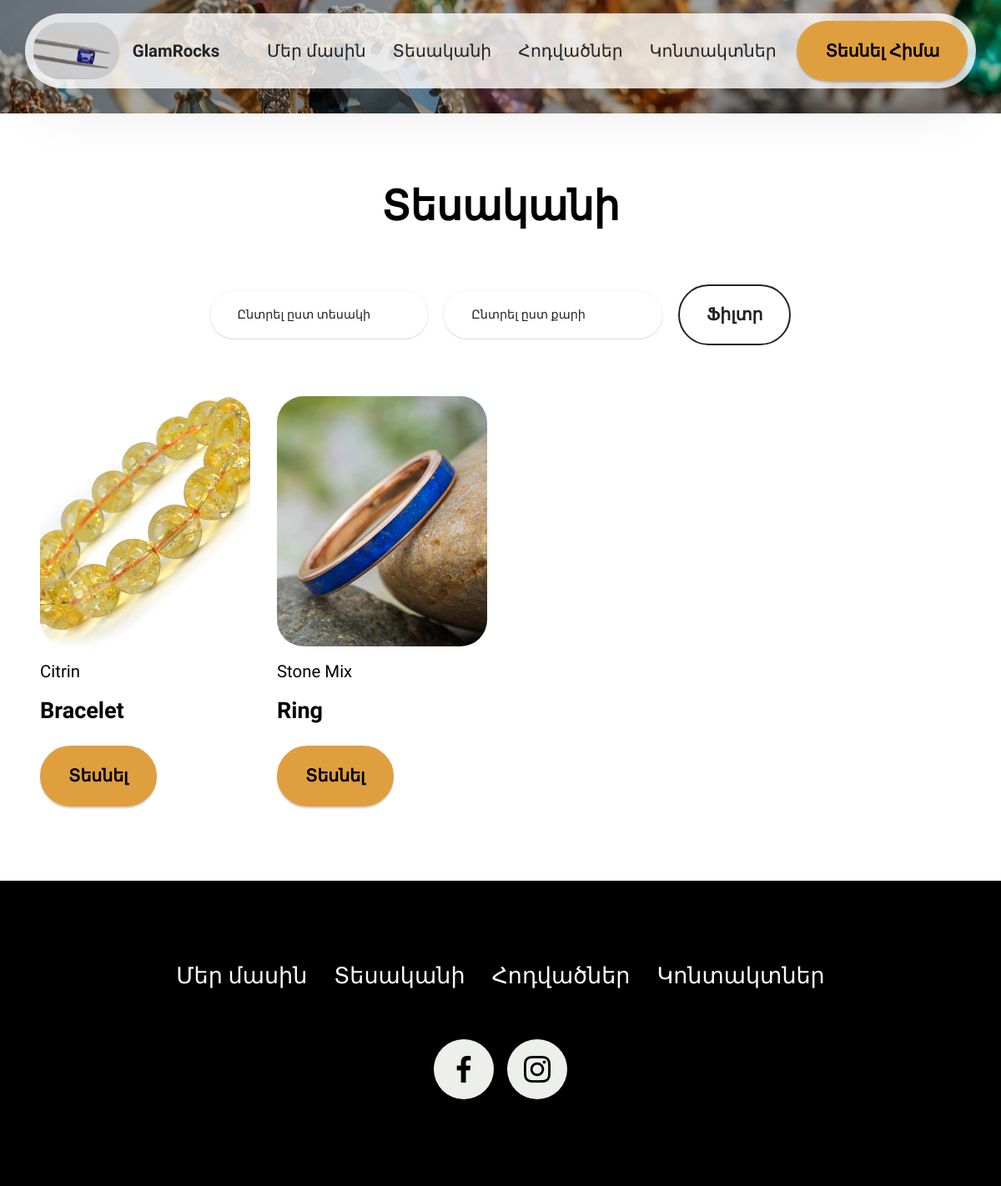
Before: /product/ with the older database file.
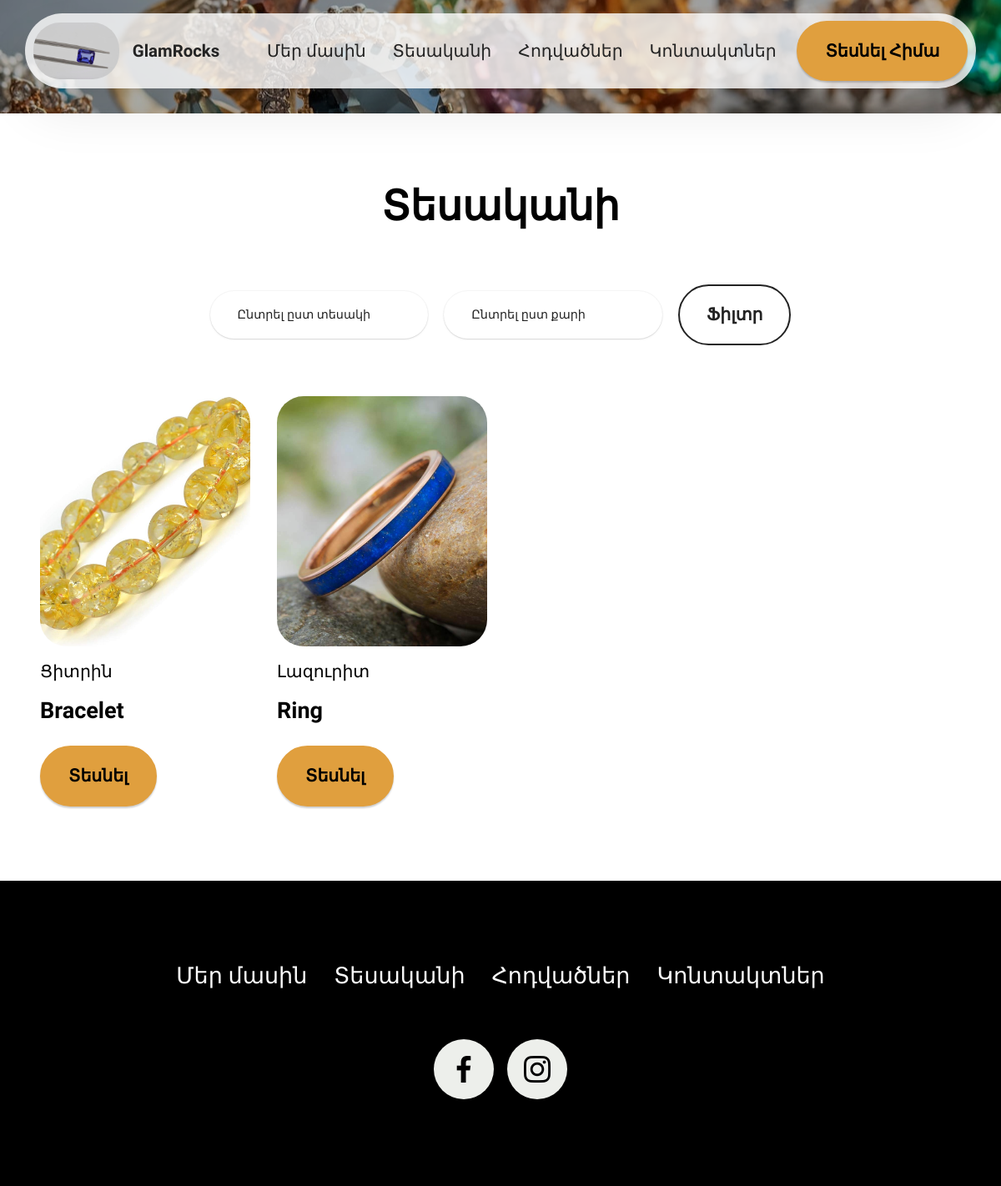
After: the same page with the newer database file.
### store/models.py (models this page shows, shortened)
class Product(models.Model):
    title = models.CharField(max_length=200, verbose_name='Название')
    pub_date = models.DateTimeField(auto_now_add=True)
    body = models.TextField(verbose_name='Описание')
    image = models.ImageField(upload_to='store/products', verbose_name='Изображение')
    price = models.DecimalField(max_digits=6, decimal_places=2, default=0.00, verbose_name='Цена')
    CATEGORY_CHOICES = [
        ('bracelets', 'Բրասլետներ'),
        ('rings', 'Մատանիներ'),
        ('earrings', 'Ականջօղներ'),
        ('necklaces', 'Վզնոցներ'),
        ('colognes', 'Կուլոններ'),
        ('men', 'Տղամարդկանց համար'),
        ('other', 'Այլ')
    ]
    category = models.CharField(max_length=20, choices=CATEGORY_CHOICES, default='other', verbose_name='Категория')
    tag = models.CharField(max_length=30, default='քարեր', verbose_name='Тег')
    class Meta:
        verbose_name = "Продукт"
        verbose_name_plural = "Продукты"

### store/views.py (the view)
# urls.py: path('product/', views.products, name='products'),
def products(request):
    category = request.GET.get('category')
    tag = request.GET.get('tag')
    if category and tag:
        products = Product.objects.filter(category=category, tag=tag)
    elif category:
        products = Product.objects.filter(category=category)
    elif tag:
        products = Product.objects.filter(tag=tag)
    else:
        products = Product.objects.all()
    categories = Product.CATEGORY_CHOICES
    tags = Product.objects.values('tag').distinct()
    return render(request, 'store/products.html', {'products': products, 'categories': categories, 'tags': tags})

### templates/store/products.html (shortened to what this page needs)
{% extends 'store/base.html' %}
{% load static %}
{% block content %}
{% include 'store/header_secondary.html' %}
<section class="blog-2 cid-tZQRXE9pSn" id="blog-2-tZQRXE9pSn">
    <div class="container-fluid">
        <div class="row justify-content-center mb-5">
            <div class="col-12 content-head">
                <div class="mbr-section-head">
                    <h4 class="mbr-section-title mbr-fonts-style align-center mb-0 display-2">
                        <strong>Տեսականի</strong>
                    </h4>
                </div>
            </div>
        </div>
        <div class="container">
            <form method="GET" action="{% url 'products' %}">
                <div class="row align-items-center justify-content-center mb-5"">
                    <div class="col-sm-3 my-1">
                        <select class="form-control small-text" name="category">
                            <option selected value="">Ընտրել ըստ տեսակի</option>
                        </select>
                    </div>
                    <div class="col-sm-3 my-1">
                        <select class="form-control small-text" name="tag">
                            <option selected value="">Ընտրել ըստ քարի</option>
                        </select>
                    </div>
                    <div class="mbr-section-btn col-md-auto my-1">"
                        <button class="btn btn-black-outline display-7" type="submit">Ֆիլտր</button>
                    </div>
            </form>
        </div>
        <div class="row">
            {% for product in products %}
            <div class="item features-image col-12 col-md-6 col-lg-3 active">
                <div class="item-wrapper">
                    <div class="item-img mb-3">
                        <img src="{{ product.image.url }}">
                    </div>
                    <div class="item-content align-left">
                        <h5 class="item-title mbr-fonts-style mt-0 mb-3 display-7">
                            {{ product.tag }}
                        </h5>
                        <h6 class="item-subtitle mbr-fonts-style mb-3 display-5">
                            <strong>{{ product.title }}</strong>
                        </h6>
                        <div class="mbr-section-btn item-footer">
                            <a href="{% url 'product' product.id %}" class="btn item-btn btn-primary display-7">
                                Տեսնել
                            </a>
                        </div>
                    </div>
                </div>
            </div>
            {% endfor %}
        </div>
    </div>
</section>
{% endblock %}

### templates/store/base.html (shortened to what this page needs)
{% load static %}
<!DOCTYPE html>
<html xmlns="http://www.w3.org/1999/html">
<head>
  <link rel="stylesheet" href="{% static 'store/css/web/assets/mobirise-icons2/mobirise2.css' %}">
  <link rel="stylesheet" href="{% static 'store/css/parallax/jarallax.css' %}">
  <link rel="stylesheet" href="{% static 'store/css/bootstrap/css/bootstrap.min.css' %}">
  <link rel="stylesheet" href="{% static 'store/css/bootstrap/css/bootstrap-grid.min.css' %}">
  <link rel="stylesheet" href="{% static 'store/css/bootstrap/css/bootstrap-reboot.min.css' %}">
  <link rel="stylesheet" href="{% static 'store/css/dropdown/css/style.css' %}">
  <link rel="stylesheet" href="{% static 'store/css/socicon/css/styles.css' %}">
  <link rel="stylesheet" href="{% static 'store/css/animatecss/animate.css' %}">
  <link rel="stylesheet" href="{% static 'store/css/theme/css/style.css' %}">
  <link rel="preload" as="style" href="{% static 'store/css/mobirise/css/additional.css' %}"><link rel="stylesheet" href="{% static 'store/css/mobirise/css/additional.css' %}" type="text/css">
</head>
</body>
{% block content %}{% endblock %}
</body>
<section class="footer3 cid-tZQRXEbqJ1" once="footers" id="footer-3-tZQRXEbqJ1">
    <div class="container">
        <div class="row">
            <div class="row-links">
                <ul class="header-menu">
                <li class="header-menu-item mbr-fonts-style display-5">
                    <a href="{% url 'about' %}" class="text-white">Մեր մասին</a>
                  </li><li class="header-menu-item mbr-fonts-style display-5">
                    <a href="{% url 'products' %}" class="text-white">Տեսականի</a>
                  </li><li class="header-menu-item mbr-fonts-style display-5">
                    <a href="{% url 'blog' %}" class="text-white">Հոդվածներ</a>
                  </li></li><li class="header-menu-item mbr-fonts-style display-5">
                    {% if request.path == '/' %}
                    <a onclick=document.getElementById("contacts-2-tZQRXEaU4n").scrollIntoView() class="text-white">Կոնտակտներ</a>
                    {% else %}
                    <a onclick="goHomeAndScroll()" class="text-white">Կոնտակտներ</a>
                    {% endif %}
                  </li></ul>
              </div>
            <div class="col-12 mt-4">
                <div class="social-row">
                    <div class="soc-item">
                        <a href="#" target="_blank">
                            <span class="mbr-iconfont socicon socicon-facebook display-7"></span>
                        </a>
                    </div>
                    <div class="soc-item">
                        <a href="#" target="_blank">
                            <span class="mbr-iconfont socicon-instagram socicon"></span>
                        </a>
                    </div>
                </div>
            </div>
        </div>
    </div>
</section>
</html>

### templates/store/header_secondary.html (shortened to what this page needs)
{% load static %}
{% include 'store/navbar.html' %}
<section class="header16 cid-tZQRXE6Suz mbr-fullscreen mbr-parallax-background" id="hero-17-tZQRXE6Suz">
  <div class="mbr-overlay" style="opacity: 0.3; background-color: rgb(0, 0, 0);"></div>
</section>

### templates/store/navbar.html (shortened to what this page needs)
{% load static %}
<section class="menu menu2 cid-tZQRXE48wG" once="menu" id="menu-5-tZQRXE48wG">
  <nav class="navbar navbar-dropdown navbar-fixed-top navbar-expand-lg">
    <div class="container">
      <div class="navbar-brand">
        <span class="navbar-logo">
					<a href="{% url 'home' %}">
						<img src="{% static 'store/img/photo-1605821771565-35e0d046a2fb.jpeg' %}" style="height: 4.3rem;">
					</a>
				</span>
				<span class="navbar-caption-wrap">
          <a class="navbar-caption text-black display-4" href="{% url 'home' %}">GlamRocks</a>
        </span>
      </div>
      <div class="collapse navbar-collapse" id="navbarSupportedContent">
        <ul class="navbar-nav nav-dropdown" data-app-modern-menu="true">
          <li class="nav-item">
            <a class="nav-link link text-black display-4" href="{% url 'about' %}"
              aria-expanded="false">Մեր մասին</a>
          </li>
          <li class="nav-item">
            <a class="nav-link link text-black display-4" href="{% url 'products' %}">Տեսականի</a>
          </li>
          <li class="nav-item">
            <a class="nav-link link text-black display-4" href="{% url 'blog' %}"
              aria-expanded="false">Հոդվածներ</a>
          </li>
          <li class="nav-item">
            {% if request.path == '/' %}
            <a class="nav-link link text-black display-4" onclick=document.getElementById("contacts-2-tZQRXEaU4n").scrollIntoView()
              aria-expanded="false">Կոնտակտներ</a>
            {% else %}
            <a class="nav-link link text-black display-4" onclick="goHomeAndScroll()"
              aria-expanded="false">Կոնտակտներ</a>
            {% endif %}
          </li>
        </ul>
        <div class="navbar-buttons mbr-section-btn">
          <a class="btn btn-primary display-4" href="{% url 'products' %}">Տեսնել Հիմա</a>
        </div>
      </div>
    </div>
  </nav>
</section>

### static/store/css/dropdown/css/style.css (style rules this page uses)
.navbar-dropdown { left: 0; padding: 0; position: absolute; right: 0; top: 0; transition: all 0.45s ease; z-index: 1030; background: #282828; }
.navbar-dropdown .navbar-logo { margin-right: 0.8rem; transition: margin 0.3s ease-in-out; vertical-align: middle; }
.navbar-dropdown .navbar-logo img { height: 3.125rem; transition: all 0.3s ease-in-out; }
.navbar-dropdown .navbar-caption { font-weight: 700; white-space: normal; vertical-align: -4px; line-height: 3.125rem !important; }
.navbar-dropdown .navbar-caption, .navbar-dropdown .navbar-caption:hover { color: inherit; text-decoration: none; }
.navbar-dropdown.navbar-fixed-top { position: fixed; }
.navbar-dropdown .navbar-brand span { vertical-align: -4px; }
.nav-dropdown { font-size: 0.75rem; font-weight: 500; height: auto !important; }
.nav-dropdown .link { margin: .667em 1.667em; font-weight: 500; padding: 0; transition: color .2s ease-in-out; }
.nav-dropdown .link::after, .nav-dropdown .dropdown-item::after { color: inherit; }

### static/store/css/theme/css/style.css (style rules this page uses)
section { background-color: #ffffff; }
button { background-color: transparent; border-color: transparent; }
section, .container, .container-fluid { position: relative; word-wrap: break-word; }
a { font-style: normal; font-weight: 400; cursor: pointer; }
a, a:hover { text-decoration: none; }
.mbr-section-title { font-style: normal; line-height: 1.3; }
h1, h2, h3, h4, h5, h6, .display-1, .display-2, .display-4, .display-5, .display-7, span, p, a { line-height: 1; word-break: break-word; word-wrap: break-word; font-weight: 400; }
b, strong { font-weight: bold; }
section { background-position: 50% 50%; background-repeat: no-repeat; background-size: cover; }
.align-left { text-align: left; }
.align-center { text-align: center; }
img, iframe { display: block; width: 100%; }
.mbr-section-btn { margin-left: -0.6rem; margin-right: -0.6rem; font-size: 0; }
.btn { font-weight: 600; border-width: 1px; font-style: normal; margin: 0.6rem 0.6rem; white-space: normal; transition: all 0.2s ease-in-out; display: inline-flex; align-items: center; justify-content: center; word-break: break-word; }
nav .mbr-section-btn { margin-left: 0rem; margin-right: 0rem; }
[type=submit] { -webkit-appearance: none; }
.mbr-fullscreen .mbr-overlay { min-height: 100vh; }
.mbr-fullscreen { display: flex; display: -moz-flex; display: -ms-flex; display: -o-flex; align-items: center; min-height: 100vh; padding-top: 3rem; padding-bottom: 3rem; }
.menu .navbar-brand { display: -webkit-flex; }
.menu .navbar-brand span { display: flex; display: -webkit-flex; }
.menu .navbar-brand .navbar-caption-wrap { display: -webkit-flex; }
.menu .navbar-brand .navbar-logo img { display: -webkit-flex; width: auto; }
@media (min-width: 992px) { .menu .navbar-nav.nav-dropdown { display: -webkit-flex; } }
.navbar { display: -webkit-flex; -webkit-flex-wrap: wrap; -webkit-align-items: center; -webkit-justify-content: space-between; }
.navbar-collapse { -webkit-flex-basis: 100%; -webkit-flex-grow: 1; -webkit-align-items: center; }
.nav-dropdown .link { padding: 0.667em 1.667em !important; margin: 0 !important; }
.row { display: -webkit-flex; -webkit-flex-wrap: wrap; }
.justify-content-center { -webkit-justify-content: center; }
html, body { height: auto; min-height: 100vh; }
.form-control { background-color: #ffffff; background-clip: border-box; color: #232323; line-height: 1rem !important; height: auto; padding: 1.2rem 2rem; transition: border-color 0.25s ease 0s; border: 1px solid transparent !important; border-radius: 4px; box-shadow: rgba(0, 0, 0, 0.07) 0px 1px 1px 0px, rgba(0, 0, 0, 0.07) 0px 1px 3px 0px, rgba(0, 0, 0, 0.03) 0px 0px 0px 1px; }
.row > * { padding-right: 1rem; padding-left: 1rem; }
form .row { margin-left: -0.6rem; margin-right: -0.6rem; }
form .row [class*=col] { padding-left: 0.6rem; padding-right: 0.6rem; }
form .mbr-section-btn { padding-left: 0.6rem; padding-right: 0.6rem; }
.form-control, form .btn { min-height: 48px; }
.mbr-overlay { background-color: #000; bottom: 0; left: 0; opacity: 0.5; position: absolute; right: 0; top: 0; z-index: 0; pointer-events: none; }
ul, ol, pre, blockquote { margin-bottom: 2.3125rem; }
.mt-4 { margin-top: 2rem !important; }
.container, .container-fluid { padding-left: 16px; padding-right: 16px; }
.row { margin-left: -16px; margin-right: -16px; }
.row > [class*=col] { padding-left: 16px; padding-right: 16px; }
@media (min-width: 992px) { .container-fluid { padding-left: 32px; padding-right: 32px; } }
.item { position: relative; }

Changed rows visible on the page:
changed Product "Bracelet": tag "Citrin" → "Ցիտրին"
changed Product "Ring": tag "Stone Mix" → "Լազուրիտ"
